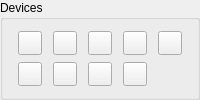
         <widget class="QGroupBox" name="groupBox">
          <property name="sizePolicy">
           <sizepolicy hsizetype="Preferred" vsizetype="Preferred">
            <horstretch>0</horstretch>
            <verstretch>0</verstretch>
           </sizepolicy>
          </property>
          <property name="title">
           <string>Devices</string>
          </property>
          <property name="flat">
           <bool>false</bool>
          </property>
          <layout class="QGridLayout" name="_2">
           <property name="leftMargin">
            <number>4</number>
           </property>
           <property name="topMargin">
            <number>4</number>
           </property>
           <property name="rightMargin">
            <number>4</number>
           </property>
           <property name="bottomMargin">
            <number>4</number>
           </property>
           <property name="spacing">
            <number>0</number>
           </property>
           <item row="0" column="0">
            <widget class="QToolButton" name="traeger_1">
             <property name="minimumSize">
              <size>
               <width>24</width>
               <height>24</height>
              </size>
             </property>
             <property name="focusPolicy">
              <enum>Qt::NoFocus</enum>
             </property>
             <property name="autoFillBackground">
              <bool>false</bool>
             </property>
             <property name="text">
              <string/>
             </property>
             <property name="icon">
              <iconset resource="../../resources.qrc">
               <normaloff>:/devices25/resources/tr25x25-0001.png</normaloff>:/devices25/resources/tr25x25-0001.png</iconset>
             </property>
             <property name="iconSize">
              <size>
               <width>16</width>
               <height>16</height>
              </size>
             </property>
             <property name="checkable">
              <bool>true</bool>
             </property>
            </widget>
           </item>
           <item row="0" column="1">
            <widget class="QToolButton" name="traeger_2">
             <property name="minimumSize">
              <size>
               <width>24</width>
               <height>24</height>
              </size>
             </property>
             <property name="focusPolicy">
              <enum>Qt::NoFocus</enum>
             </property>
             <property name="text">
              <string/>
             </property>
             <property name="icon">
              <iconset resource="../../resources.qrc">
               <normaloff>:/devices25/resources/tr25x25-0002.png</normaloff>:/devices25/resources/tr25x25-0002.png</iconset>
             </property>
             <property name="iconSize">
              <size>
               <width>16</width>
               <height>16</height>
              </size>
             </property>
             <property name="checkable">
              <bool>true</bool>
             </property>
            </widget>
           </item>
           <item row="0" column="2">
            <widget class="QToolButton" name="traeger_3">
             <property name="minimumSize">
              <size>
               <width>24</width>
               <height>24</height>
              </size>
             </property>
             <property name="focusPolicy">
              <enum>Qt::NoFocus</enum>
             </property>
             <property name="text">
              <string/>
             </property>
             <property name="icon">
              <iconset resource="../../resources.qrc">
               <normaloff>:/devices25/resources/tr25x25-0003.png</normaloff>:/devices25/resources/tr25x25-0003.png</iconset>
             </property>
             <property name="iconSize">
              <size>
               <width>16</width>
               <height>16</height>
              </size>
             </property>
             <property name="checkable">
              <bool>true</bool>
             </property>
            </widget>
           </item>
           <item row="0" column="3">
            <widget class="QToolButton" name="traeger_4">
             <property name="minimumSize">
              <size>
               <width>24</width>
               <height>24</height>
              </size>
             </property>
             <property name="focusPolicy">
              <enum>Qt::NoFocus</enum>
             </property>
             <property name="text">
              <string/>
             </property>
             <property name="icon">
              <iconset resource="../../resources.qrc">
               <normaloff>:/devices25/resources/tr25x25-0004.png</normaloff>:/devices25/resources/tr25x25-0004.png</iconset>
             </property>
             <property name="iconSize">
              <size>
               <width>16</width>
               <height>16</height>
              </size>
             </property>
             <property name="checkable">
              <bool>true</bool>
             </property>
            </widget>
           </item>
           <item row="0" column="4">
            <widget class="QToolButton" name="traeger_5">
             <property name="minimumSize">
              <size>
               <width>24</width>
               <height>24</height>
              </size>
             </property>
             <property name="focusPolicy">
              <enum>Qt::NoFocus</enum>
             </property>
             <property name="text">
              <string/>
             </property>
             <property name="icon">
              <iconset resource="../../resources.qrc">
               <normaloff>:/devices25/resources/tr25x25-0005.png</normaloff>:/devices25/resources/tr25x25-0005.png</iconset>
             </property>
             <property name="iconSize">
              <size>
               <width>16</width>
               <height>16</height>
              </size>
             </property>
             <property name="checkable">
              <bool>true</bool>
             </property>
            </widget>
           </item>
           <item row="1" column="0">
            <widget class="QToolButton" name="traeger_6">
             <property name="minimumSize">
              <size>
               <width>24</width>
               <height>24</height>
              </size>
             </property>
             <property name="focusPolicy">
              <enum>Qt::NoFocus</enum>
             </property>
             <property name="text">
              <string/>
             </property>
             <property name="icon">
              <iconset resource="../../resources.qrc">
               <normaloff>:/devices25/resources/tr25x25-0006.png</normaloff>:/devices25/resources/tr25x25-0006.png</iconset>
             </property>
             <property name="iconSize">
              <size>
               <width>16</width>
               <height>16</height>
              </size>
             </property>
             <property name="checkable">
              <bool>true</bool>
             </property>
            </widget>
           </item>
           <item row="1" column="1">
            <widget class="QToolButton" name="traeger_7">
             <property name="minimumSize">
              <size>
               <width>24</width>
               <height>24</height>
              </size>
             </property>
             <property name="focusPolicy">
              <enum>Qt::NoFocus</enum>
             </property>
             <property name="text">
              <string/>
             </property>
             <property name="icon">
              <iconset resource="../../resources.qrc">
               <normaloff>:/devices25/resources/tr25x25-0007.png</normaloff>:/devices25/resources/tr25x25-0007.png</iconset>
             </property>
             <property name="iconSize">
              <size>
               <width>16</width>
               <height>16</height>
              </size>
             </property>
             <property name="checkable">
              <bool>true</bool>
             </property>
            </widget>
           </item>
           <item row="1" column="2">
            <widget class="QToolButton" name="traeger_8">
             <property name="minimumSize">
              <size>
               <width>24</width>
               <height>24</height>
              </size>
             </property>
             <property name="focusPolicy">
              <enum>Qt::NoFocus</enum>
             </property>
             <property name="text">
              <string/>
             </property>
             <property name="icon">
              <iconset resource="../../resources.qrc">
               <normaloff>:/devices25/resources/tr25x25-0008.png</normaloff>:/devices25/resources/tr25x25-0008.png</iconset>
             </property>
             <property name="iconSize">
              <size>
               <width>16</width>
               <height>16</height>
              </size>
             </property>
             <property name="checkable">
              <bool>true</bool>
             </property>
            </widget>
           </item>
           <item row="1" column="3">
            <widget class="QToolButton" name="traeger_9">
             <property name="minimumSize">
              <size>
               <width>24</width>
               <height>24</height>
              </size>
             </property>
             <property name="focusPolicy">
              <enum>Qt::NoFocus</enum>
             </property>
             <property name="text">
              <string/>
             </property>
             <property name="icon">
              <iconset resource="../../resources.qrc">
               <normaloff>:/devices25/resources/tr25x25-0009.png</normaloff>:/devices25/resources/tr25x25-0009.png</iconset>
             </property>
             <property name="iconSize">
              <size>
               <width>16</width>
               <height>16</height>
              </size>
             </property>
             <property name="checkable">
              <bool>true</bool>
             </property>
            </widget>
           </item>
          </layout>
         </widget>
